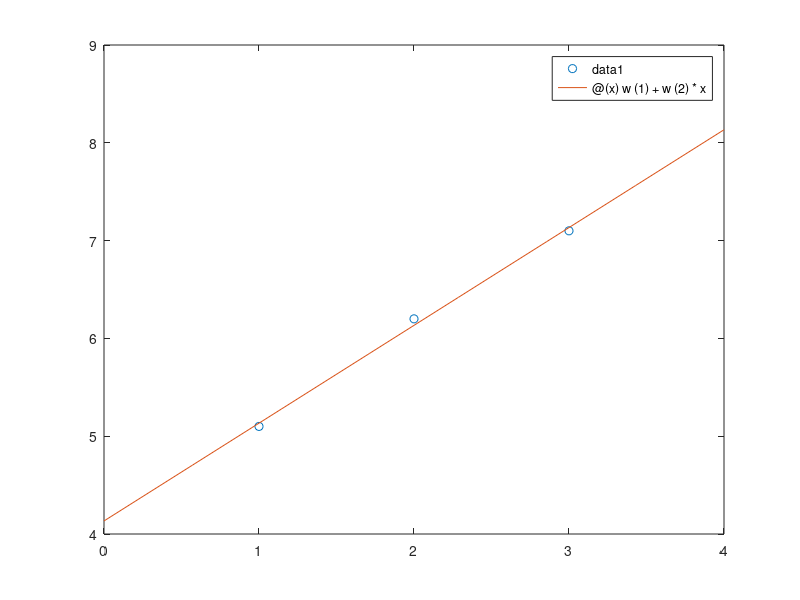

Reproduce this figure in MATLAB.
% MATLAB Warmup: linear regression

x = [1.0 2.0 3.0]';
y = [5.1 6.2 7.1]';

n = length(x);
X = [ones(n,1) x];

% solve the linear least squares problem
w = X \ y;
% w = inv(X'*X)*X'*y % an explicit formula (not recommended)

% plot the data and the linear regression line
clf
plot(x,y,'o');
hold on
fun = @(x) w(1)+w(2)*x;
fplot(fun, [0 4]);
